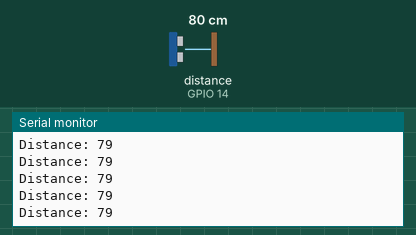
Bench run of a sketch on a simulated ESP32. On the bench: the last lines printed to the serial monitor. Wiring (inferred from the names in the program): ultrasonic range finder: trigger GPIO 13; echo GPIO 14. Inputs (shaded band) come from the test bench; at power-on: distance to the obstacle (sensor on GPIO 14) 80 cm. The echo pulse lasts 58.3 µs per cm.

Above: at 1.2 s.
1.3 s: distance to the obstacle (sensor on GPIO 14) set to 2 cm
At 2.0 s:
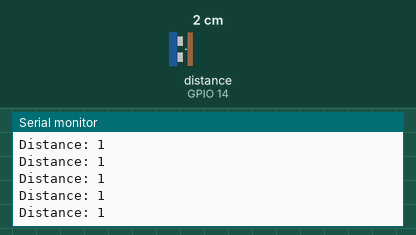
2.8 s: distance to the obstacle (sensor on GPIO 14) set to 4 cm
At 3.8 s:
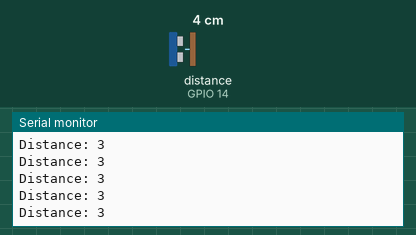
Timing chart, 0 to 5.8 s (numbered marks = the images above; inputs shaded):
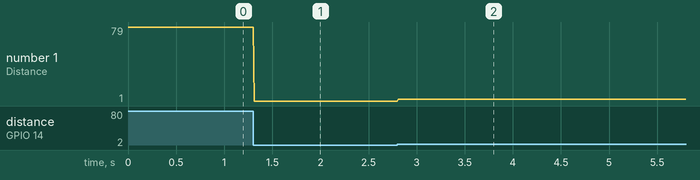

The sketch:

demo.ino
```cpp
// 定义引脚编号
const int trigPin = 13; //D4
const int echoPin = 14; //D3

// 定义变量
long duration;
int distance;

void setup()
{
    pinMode(trigPin, OUTPUT); // 将trigPin设置为输出
    pinMode(echoPin, INPUT);  // 将echoPin设置为输入
    Serial.begin(115200);       // 启动串行通信
}

void loop()
{
    // Clears the trigPin
    digitalWrite(trigPin, LOW);
    delayMicroseconds(2);

    //将trigPin设置为HIGH状态10微秒
    digitalWrite(trigPin, HIGH);
    delayMicroseconds(10);
    digitalWrite(trigPin, LOW);

    // 读取echoPin，以微秒为单位返回声波传播时间
    duration = pulseIn(echoPin, HIGH);

    // 计算距离
    distance = duration * 0.034 / 2;
    // 打印距离在串行监视器
    Serial.print("Distance: ");
    Serial.println(distance);
    delay(10);
}
```

Measured:
- after the input at 1.3 s, the serial monitor: prints a new line at once (image 1)
- after the input at 2.8 s, the serial monitor: prints a new line at once (image 2)
- plotted number 1: 79 → 1 after the input at 1.3 s, 1 → 3 after the input at 2.8 s
